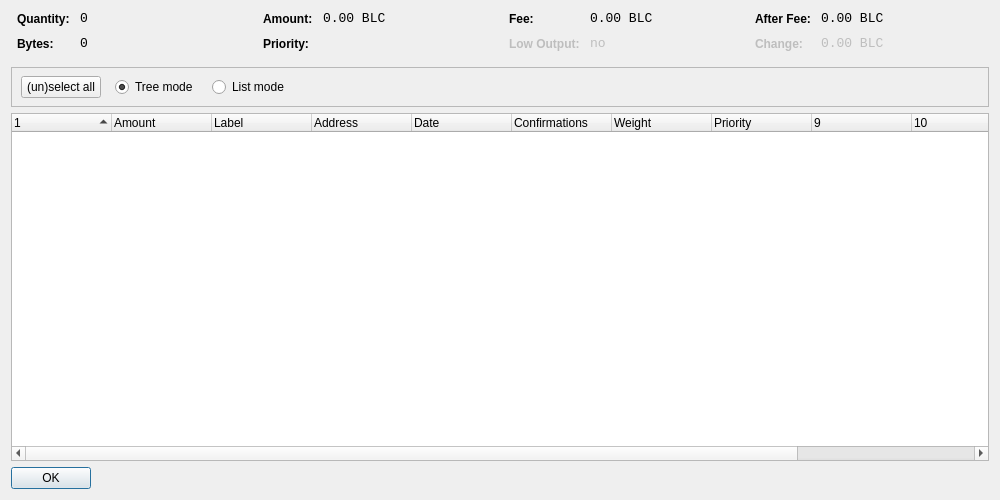
<?xml version="1.0" encoding="UTF-8"?>
<ui version="4.0">
 <class>CoinControlDialog</class>
 <widget class="QWidget" name="CoinControlDialog">
  <property name="geometry">
   <rect>
    <x>0</x>
    <y>0</y>
    <width>1000</width>
    <height>500</height>
   </rect>
  </property>
  <property name="windowTitle">
   <string>Coin Control</string>
  </property>
  <layout class="QVBoxLayout" name="verticalLayout">
   <item>
    <layout class="QHBoxLayout" name="horizontalLayoutTop" stretch="0,0,0,0">
     <property name="topMargin">
      <number>0</number>
     </property>
     <property name="bottomMargin">
      <number>10</number>
     </property>
     <item>
      <layout class="QFormLayout" name="formLayoutCoinControl1">
       <property name="horizontalSpacing">
        <number>10</number>
       </property>
       <property name="verticalSpacing">
        <number>10</number>
       </property>
       <property name="leftMargin">
        <number>6</number>
       </property>
       <property name="rightMargin">
        <number>6</number>
       </property>
       <item row="0" column="0">
        <widget class="QLabel" name="labelCoinControlQuantityText">
         <property name="styleSheet">
          <string notr="true">font-weight:bold;</string>
         </property>
         <property name="text">
          <string>Quantity:</string>
         </property>
        </widget>
       </item>
       <item row="0" column="1">
        <widget class="QLabel" name="labelCoinControlQuantity">
         <property name="font">
          <font>
           <family>Monospace</family>
           <pointsize>10</pointsize>
          </font>
         </property>
         <property name="cursor">
          <cursorShape>IBeamCursor</cursorShape>
         </property>
         <property name="contextMenuPolicy">
          <enum>Qt::ActionsContextMenu</enum>
         </property>
         <property name="text">
          <string notr="true">0</string>
         </property>
         <property name="textInteractionFlags">
          <set>Qt::LinksAccessibleByMouse|Qt::TextSelectableByKeyboard|Qt::TextSelectableByMouse</set>
         </property>
        </widget>
       </item>
       <item row="1" column="0">
        <widget class="QLabel" name="labelCoinControlBytesText">
         <property name="styleSheet">
          <string notr="true">font-weight:bold;</string>
         </property>
         <property name="text">
          <string>Bytes:</string>
         </property>
        </widget>
       </item>
       <item row="1" column="1">
        <widget class="QLabel" name="labelCoinControlBytes">
         <property name="font">
          <font>
           <family>Monospace</family>
           <pointsize>10</pointsize>
          </font>
         </property>
         <property name="cursor">
          <cursorShape>IBeamCursor</cursorShape>
         </property>
         <property name="contextMenuPolicy">
          <enum>Qt::ActionsContextMenu</enum>
         </property>
         <property name="text">
          <string notr="true">0</string>
         </property>
         <property name="textInteractionFlags">
          <set>Qt::LinksAccessibleByMouse|Qt::TextSelectableByKeyboard|Qt::TextSelectableByMouse</set>
         </property>
        </widget>
       </item>
      </layout>
     </item>
     <item>
      <layout class="QFormLayout" name="formLayoutCoinControl2">
       <property name="horizontalSpacing">
        <number>10</number>
       </property>
       <property name="verticalSpacing">
        <number>10</number>
       </property>
       <property name="leftMargin">
        <number>6</number>
       </property>
       <property name="rightMargin">
        <number>6</number>
       </property>
       <item row="0" column="0">
        <widget class="QLabel" name="labelCoinControlAmountText">
         <property name="styleSheet">
          <string notr="true">font-weight:bold;</string>
         </property>
         <property name="text">
          <string>Amount:</string>
         </property>
        </widget>
       </item>
       <item row="0" column="1">
        <widget class="QLabel" name="labelCoinControlAmount">
         <property name="font">
          <font>
           <family>Monospace</family>
           <pointsize>10</pointsize>
          </font>
         </property>
         <property name="cursor">
          <cursorShape>IBeamCursor</cursorShape>
         </property>
         <property name="contextMenuPolicy">
          <enum>Qt::ActionsContextMenu</enum>
         </property>
         <property name="text">
          <string notr="true">0.00 BLC</string>
         </property>
         <property name="textInteractionFlags">
          <set>Qt::LinksAccessibleByMouse|Qt::TextSelectableByKeyboard|Qt::TextSelectableByMouse</set>
         </property>
        </widget>
       </item>
       <item row="1" column="0">
        <widget class="QLabel" name="labelCoinControlPriorityText">
         <property name="styleSheet">
          <string notr="true">font-weight:bold;</string>
         </property>
         <property name="text">
          <string>Priority:</string>
         </property>
        </widget>
       </item>
       <item row="1" column="1">
        <widget class="QLabel" name="labelCoinControlPriority">
         <property name="font">
          <font>
           <family>Monospace</family>
           <pointsize>10</pointsize>
          </font>
         </property>
         <property name="cursor">
          <cursorShape>IBeamCursor</cursorShape>
         </property>
         <property name="contextMenuPolicy">
          <enum>Qt::ActionsContextMenu</enum>
         </property>
         <property name="text">
          <string/>
         </property>
         <property name="textInteractionFlags">
          <set>Qt::LinksAccessibleByMouse|Qt::TextSelectableByKeyboard|Qt::TextSelectableByMouse</set>
         </property>
        </widget>
       </item>
      </layout>
     </item>
     <item>
      <layout class="QFormLayout" name="formLayoutCoinControl3">
       <property name="horizontalSpacing">
        <number>10</number>
       </property>
       <property name="verticalSpacing">
        <number>10</number>
       </property>
       <property name="leftMargin">
        <number>6</number>
       </property>
       <property name="rightMargin">
        <number>6</number>
       </property>
       <item row="0" column="0">
        <widget class="QLabel" name="labelCoinControlFeeText">
         <property name="styleSheet">
          <string notr="true">font-weight:bold;</string>
         </property>
         <property name="text">
          <string>Fee:</string>
         </property>
        </widget>
       </item>
       <item row="0" column="1">
        <widget class="QLabel" name="labelCoinControlFee">
         <property name="font">
          <font>
           <family>Monospace</family>
           <pointsize>10</pointsize>
          </font>
         </property>
         <property name="cursor">
          <cursorShape>IBeamCursor</cursorShape>
         </property>
         <property name="contextMenuPolicy">
          <enum>Qt::ActionsContextMenu</enum>
         </property>
         <property name="text">
          <string notr="true">0.00 BLC</string>
         </property>
         <property name="textInteractionFlags">
          <set>Qt::LinksAccessibleByMouse|Qt::TextSelectableByKeyboard|Qt::TextSelectableByMouse</set>
         </property>
        </widget>
       </item>
       <item row="1" column="0">
        <widget class="QLabel" name="labelCoinControlLowOutputText">
         <property name="enabled">
          <bool>false</bool>
         </property>
         <property name="styleSheet">
          <string notr="true">font-weight:bold;</string>
         </property>
         <property name="text">
          <string>Low Output:</string>
         </property>
        </widget>
       </item>
       <item row="1" column="1">
        <widget class="QLabel" name="labelCoinControlLowOutput">
         <property name="enabled">
          <bool>false</bool>
         </property>
         <property name="font">
          <font>
           <family>Monospace</family>
           <pointsize>10</pointsize>
          </font>
         </property>
         <property name="cursor">
          <cursorShape>IBeamCursor</cursorShape>
         </property>
         <property name="contextMenuPolicy">
          <enum>Qt::ActionsContextMenu</enum>
         </property>
         <property name="text">
          <string>no</string>
         </property>
         <property name="textInteractionFlags">
          <set>Qt::LinksAccessibleByMouse|Qt::TextSelectableByKeyboard|Qt::TextSelectableByMouse</set>
         </property>
        </widget>
       </item>
      </layout>
     </item>
     <item>
      <layout class="QFormLayout" name="formLayoutCoinControl4">
       <property name="horizontalSpacing">
        <number>10</number>
       </property>
       <property name="verticalSpacing">
        <number>10</number>
       </property>
       <property name="leftMargin">
        <number>6</number>
       </property>
       <property name="rightMargin">
        <number>6</number>
       </property>
       <item row="0" column="0">
        <widget class="QLabel" name="labelCoinControlAfterFeeText">
         <property name="styleSheet">
          <string notr="true">font-weight:bold;</string>
         </property>
         <property name="text">
          <string>After Fee:</string>
         </property>
        </widget>
       </item>
       <item row="0" column="1">
        <widget class="QLabel" name="labelCoinControlAfterFee">
         <property name="font">
          <font>
           <family>Monospace</family>
           <pointsize>10</pointsize>
          </font>
         </property>
         <property name="cursor">
          <cursorShape>IBeamCursor</cursorShape>
         </property>
         <property name="contextMenuPolicy">
          <enum>Qt::ActionsContextMenu</enum>
         </property>
         <property name="text">
          <string notr="true">0.00 BLC</string>
         </property>
         <property name="textInteractionFlags">
          <set>Qt::LinksAccessibleByMouse|Qt::TextSelectableByKeyboard|Qt::TextSelectableByMouse</set>
         </property>
        </widget>
       </item>
       <item row="1" column="0">
        <widget class="QLabel" name="labelCoinControlChangeText">
         <property name="enabled">
          <bool>false</bool>
         </property>
         <property name="styleSheet">
          <string notr="true">font-weight:bold;</string>
         </property>
         <property name="text">
          <string>Change:</string>
         </property>
        </widget>
       </item>
       <item row="1" column="1">
        <widget class="QLabel" name="labelCoinControlChange">
         <property name="enabled">
          <bool>false</bool>
         </property>
         <property name="font">
          <font>
           <family>Monospace</family>
           <pointsize>10</pointsize>
          </font>
         </property>
         <property name="cursor">
          <cursorShape>IBeamCursor</cursorShape>
         </property>
         <property name="contextMenuPolicy">
          <enum>Qt::ActionsContextMenu</enum>
         </property>
         <property name="text">
          <string notr="true">0.00 BLC</string>
         </property>
         <property name="textInteractionFlags">
          <set>Qt::LinksAccessibleByMouse|Qt::TextSelectableByKeyboard|Qt::TextSelectableByMouse</set>
         </property>
        </widget>
       </item>
      </layout>
     </item>
    </layout>
   </item>
   <item>
    <widget class="QFrame" name="frame">
     <property name="minimumSize">
      <size>
       <width>0</width>
       <height>40</height>
      </size>
     </property>
     <property name="frameShape">
      <enum>QFrame::StyledPanel</enum>
     </property>
     <property name="frameShadow">
      <enum>QFrame::Sunken</enum>
     </property>
     <widget class="QWidget" name="horizontalLayoutWidget">
      <property name="geometry">
       <rect>
        <x>10</x>
        <y>0</y>
        <width>781</width>
        <height>41</height>
       </rect>
      </property>
      <layout class="QHBoxLayout" name="horizontalLayoutPanel" stretch="0,0,0,0">
       <property name="spacing">
        <number>14</number>
       </property>
       <item>
        <widget class="QPushButton" name="pushButtonSelectAll">
         <property name="sizePolicy">
          <sizepolicy hsizetype="Maximum" vsizetype="Fixed">
           <horstretch>0</horstretch>
           <verstretch>0</verstretch>
          </sizepolicy>
         </property>
         <property name="text">
          <string>(un)select all</string>
         </property>
        </widget>
       </item>
       <item>
        <widget class="QRadioButton" name="radioTreeMode">
         <property name="sizePolicy">
          <sizepolicy hsizetype="Maximum" vsizetype="Fixed">
           <horstretch>0</horstretch>
           <verstretch>0</verstretch>
          </sizepolicy>
         </property>
         <property name="text">
          <string>Tree mode</string>
         </property>
         <property name="checked">
          <bool>true</bool>
         </property>
        </widget>
       </item>
       <item>
        <widget class="QRadioButton" name="radioListMode">
         <property name="sizePolicy">
          <sizepolicy hsizetype="Maximum" vsizetype="Fixed">
           <horstretch>0</horstretch>
           <verstretch>0</verstretch>
          </sizepolicy>
         </property>
         <property name="text">
          <string>List mode</string>
         </property>
        </widget>
       </item>
       <item>
        <spacer name="horizontalSpacer">
         <property name="orientation">
          <enum>Qt::Horizontal</enum>
         </property>
         <property name="sizeHint" stdset="0">
          <size>
           <width>40</width>
           <height>20</height>
          </size>
         </property>
        </spacer>
       </item>
      </layout>
     </widget>
    </widget>
   </item>
   <item>
    <widget class="CoinControlTreeWidget" name="treeWidget">
     <property name="contextMenuPolicy">
      <enum>Qt::CustomContextMenu</enum>
     </property>
     <property name="sortingEnabled">
      <bool>false</bool>
     </property>
     <property name="columnCount">
      <number>12</number>
     </property>
     <attribute name="headerShowSortIndicator" stdset="0">
      <bool>true</bool>
     </attribute>
     <attribute name="headerStretchLastSection">
      <bool>false</bool>
     </attribute>
     <column>
      <property name="text">
       <string/>
      </property>
     </column>
     <column>
      <property name="text">
       <string>Amount</string>
      </property>
     </column>
     <column>
      <property name="text">
       <string>Label</string>
      </property>
     </column>
     <column>
      <property name="text">
       <string>Address</string>
      </property>
     </column>
     <column>
      <property name="text">
       <string>Date</string>
      </property>
     </column>
     <column>
      <property name="text">
       <string>Confirmations</string>
      </property>
      <property name="toolTip">
       <string>Confirmed</string>
      </property>
     </column>
     <column>
      <property name="text">
       <string>Weight</string>
      </property>
     </column>
     <column>
      <property name="text">
       <string>Priority</string>
      </property>
     </column>
     <column>
      <property name="text">
       <string/>
      </property>
     </column>
     <column>
      <property name="text">
       <string/>
      </property>
     </column>
     <column>
      <property name="text">
       <string/>
      </property>
     </column>
     <column>
      <property name="text">
       <string/>
      </property>
     </column>
    </widget>
   </item>
   <item>
    <widget class="QDialogButtonBox" name="buttonBox">
     <property name="sizePolicy">
      <sizepolicy hsizetype="Maximum" vsizetype="Fixed">
       <horstretch>0</horstretch>
       <verstretch>0</verstretch>
      </sizepolicy>
     </property>
     <property name="orientation">
      <enum>Qt::Horizontal</enum>
     </property>
     <property name="standardButtons">
      <set>QDialogButtonBox::Ok</set>
     </property>
    </widget>
   </item>
  </layout>
 </widget>
 <customwidgets>
  <customwidget>
   <class>CoinControlTreeWidget</class>
   <extends>QTreeWidget</extends>
   <header>coincontroltreewidget.h</header>
  </customwidget>
 </customwidgets>
 <resources/>
 <connections/>
</ui>
